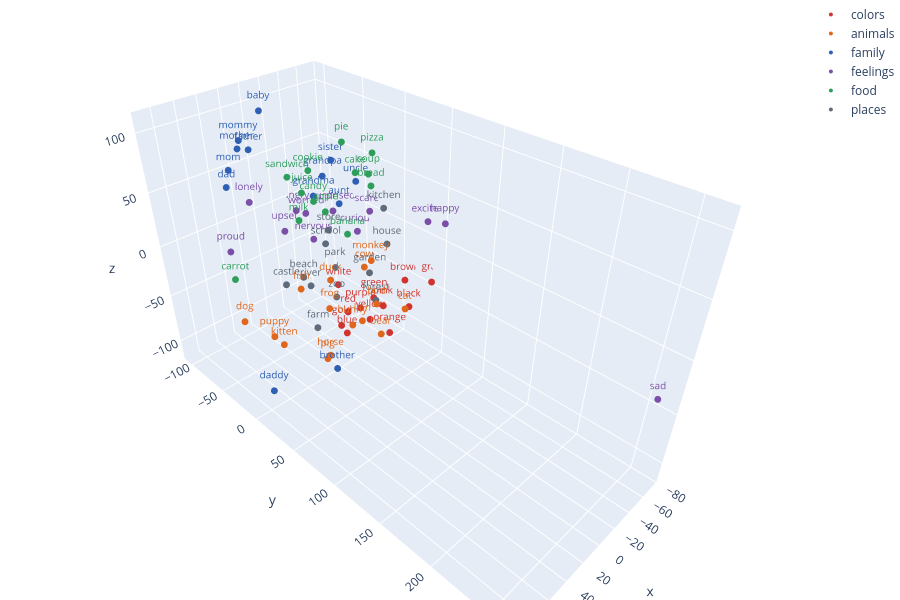

Source (notebook cell):
### Markdown cell above
## In three dimensions

The same idea with more words, projected to three dimensions. Drag to rotate (in Jupyter or VS Code; the static copy on GitHub does not show interactive plots). Needs `pip install plotly`.

### Code cell
try:
    import plotly.graph_objects as go
    MORE = {"colors": ["orange", "white", "black", "brown", "gray", "gold"],
            "animals": ["bunny", "bear", "fish", "puppy", "kitten", "horse", "cow", "pig", "monkey"],
            "family": ["mommy", "daddy", "mother", "father", "baby", "aunt", "uncle"],
            "feelings": ["proud", "upset", "lonely", "surprised", "curious", "nervous"],
            "food": ["pie", "candy", "milk", "juice", "pizza", "carrot", "sandwich"],
            "places": ["house", "store", "beach", "zoo", "farm", "river", "castle"]}
    chosen = [(w, g) for g in GROUPS for w in GROUPS[g] + MORE[g] if w in w2v_words]
    chosen = list(dict.fromkeys(chosen))
    xyz = project(np.array([w2v_vectors[w2v_words.index(w)] for w, g in chosen]), dims=3)
    fig3d = go.Figure()
    for g in GROUPS:
        pts = [(p, w) for p, (w, gg) in zip(xyz, chosen) if gg == g]
        fig3d.add_trace(go.Scatter3d(x=[p[0] for p, w in pts], y=[p[1] for p, w in pts], z=[p[2] for p, w in pts],
                                     mode="markers+text", text=[w for p, w in pts], name=g,
                                     marker=dict(size=4, color=COLORS[g]), textfont=dict(size=10, color=COLORS[g])))
    fig3d.update_layout(height=600, margin=dict(l=0, r=0, t=0, b=0))
    fig3d.show()
except ImportError:
    print("plotly is not installed: pip install plotly")

### Figure 1 — Plotly figure (JSON) as saved in the notebook; plotly's stock layout.template omitted (floating-point values rounded to 4 significant figures)
{"data": [{"marker": {"color": "#D1342F", "size": 4}, "mode": "markers+text", "name": "colors", "text": ["red", "blue", "green", "yellow", "pink", "purple", "orange", "white", "black", "brown", "gray", "gold"], "textfont": {"color": "#D1342F", "size": 10}, "type": "scatter3d", "x": [-19.94, -20.47, -40.28, -36.08, -64.84, -49.32, -51.76, -35.2, -54.63, -69.12, -75.34, -35.39], "y": [-11.52, -14.81, 1.089, 0.04317, -12.43, -27.42, 9.56, -41.83, 31.63, 12.11, 39.08, -40.61], "z": [-74.65, -100.9, -62.91, -85.53, -91.16, -93.4, -104.3, -66.69, -64.48, -52.1, -44.39, -114.0]}, {"marker": {"color": "#E0661B", "size": 4}, "mode": "markers+text", "name": "animals", "text": ["dog", "cat", "bird", "frog", "lion", "duck", "bunny", "bear", "fish", "puppy", "kitten", "horse", "cow", "pig", "monkey"], "textfont": {"color": "#E0661B", "size": 10}, "type": "scatter3d", "x": [90.41, 9.253, 30.42, 44.65, 1.312, 40.59, 29.52, 10.63, 61.65, 77.34, 82.81, 22.65, -33.54, 37.23, 31.18], "y": [-4.375, 88.98, 80.78, 43.53, 31.56, 41.73, 51.92, 64.06, 32.83, 14.27, 34.25, 12.84, -2.8, 27.42, 76.79], "z": [-23.27, -4.857, 6.361, -9.652, -50.62, 13.58, -28.93, -41.46, 11.36, -34.89, -28.35, -86.36, -28.71, -72.97, 42.12]}, {"marker": {"color": "#2F5FB3", "size": 4}, "mode": "markers+text", "name": "family", "text": ["mom", "dad", "sister", "brother", "grandma", "grandpa", "mommy", "daddy", "mother", "father", "baby", "aunt", "uncle"], "textfont": {"color": "#2F5FB3", "size": 10}, "type": "scatter3d", "x": [58.18, 71.57, -56.21, 73.95, -17.69, -24.31, 41.51, 90.56, 58.22, 62.43, 16.09, -36.08, -56.39], "y": [-50.59, -34.43, -68.21, 85.05, -47.33, -41.69, -57.86, 24.51, -34.23, -13.16, -64.31, -35.54, -36.01], "z": [77.81, 73.89, 43.84, -26.32, 29.96, 48.15, 94.42, -76.16, 100.1, 107.2, 109.3, 20.23, 34.27]}, {"marker": {"color": "#7B4FA8", "size": 4}, "mode": "markers+text", "name": "feelings", "text": ["happy", "sad", "scared", "angry", "excited", "worried", "proud", "upset", "lonely", "surprised", "curious", "nervous"], "textfont": {"color": "#7B4FA8", "size": 10}, "type": "scatter3d", "x": [-66.26, -67.1, -71.37, -38.27, -70.38, -30.2, 40.24, -12.42, 18.11, -61.07, -68.32, -20.24], "y": [60.0, 260.4, -35.35, -101.6, 37.27, -76.37, -96.47, -86.55, -91.36, -75.14, -49.75, -54.48], "z": [26.37, -33.64, -0.4761, -12.3, 17.75, -2.594, -21.82, -18.16, 20.91, -11.34, -25.95, -16.5]}, {"marker": {"color": "#2E9E5B", "size": 4}, "mode": "markers+text", "name": "food", "text": ["apple", "cake", "cookie", "banana", "soup", "bread", "pie", "candy", "milk", "juice", "pizza", "carrot", "sandwich"], "textfont": {"color": "#2E9E5B", "size": 10}, "type": "scatter3d", "x": [42.79, -26.93, 7.144, 39.27, -17.41, 2.12, -18.75, 7.891, 41.0, 30.5, -38.42, 67.68, 12.96], "y": [43.52, -2.933, -19.51, 62.03, 23.02, 46.84, -8.263, -14.25, 9.545, 1.271, 5.02, -48.25, -39.77], "z": [72.51, 63.39, 70.96, 60.73, 74.03, 79.28, 90.12, 46.43, 51.63, 67.54, 79.1, -15.51, 60.43]}, {"marker": {"color": "#5F6B7A", "size": 4}, "mode": "markers+text", "name": "places", "text": ["park", "school", "garden", "forest", "beach", "kitchen", "house", "store", "zoo", "farm", "river", "castle"], "textfont": {"color": "#5F6B7A", "size": 10}, "type": "scatter3d", "x": [1.886, -9.713, -12.1, 1.225, 32.13, -22.68, -16.44, 6.482, 6.481, 24.65, 41.61, 30.61], "y": [0.7621, -24.74, 27.18, 48.51, -3.049, 33.87, 43.7, 0.5379, 5.908, 0.4427, 18.51, -30.44], "z": [-11.4, -4.249, -10.93, -21.04, -8.77, 47.03, 21.56, 25.88, -36.43, -62.08, -2.192, -29.92]}], "layout": {"height": 600, "margin": {"b": 0, "l": 0, "r": 0, "t": 0}}}
